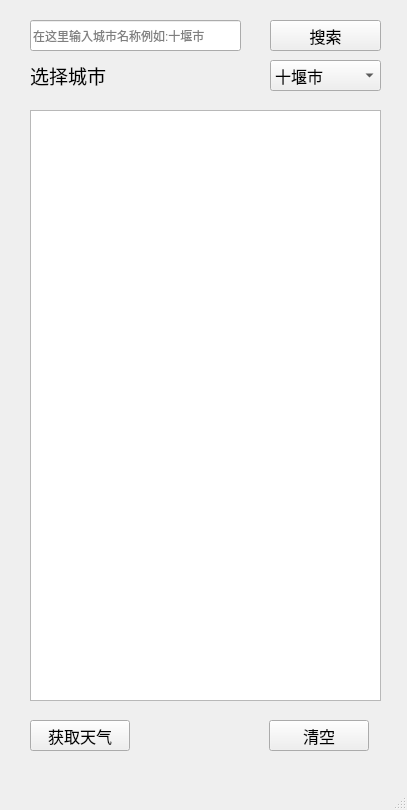
<?xml version="1.0" encoding="UTF-8"?>
<ui version="4.0">
 <class>Weather</class>
 <widget class="QMainWindow" name="Weather">
  <property name="geometry">
   <rect>
    <x>0</x>
    <y>0</y>
    <width>407</width>
    <height>810</height>
   </rect>
  </property>
  <property name="windowTitle">
   <string>阿狸天气(v1.0)</string>
  </property>
  <widget class="QWidget" name="centralwidget">
   <widget class="QTextBrowser" name="textBrowser">
    <property name="geometry">
     <rect>
      <x>30</x>
      <y>110</y>
      <width>351</width>
      <height>591</height>
     </rect>
    </property>
    <property name="font">
     <font>
      <family>宋体</family>
      <pointsize>16</pointsize>
     </font>
    </property>
   </widget>
   <widget class="QLabel" name="label">
    <property name="geometry">
     <rect>
      <x>30</x>
      <y>60</y>
      <width>211</width>
      <height>31</height>
     </rect>
    </property>
    <property name="font">
     <font>
      <pointsize>14</pointsize>
     </font>
    </property>
    <property name="text">
     <string>选择城市</string>
    </property>
   </widget>
   <widget class="QComboBox" name="comboBox">
    <property name="geometry">
     <rect>
      <x>270</x>
      <y>60</y>
      <width>111</width>
      <height>31</height>
     </rect>
    </property>
    <property name="font">
     <font>
      <pointsize>12</pointsize>
     </font>
    </property>
    <item>
     <property name="text">
      <string>十堰市</string>
     </property>
    </item>
    <item>
     <property name="text">
      <string>武汉市</string>
     </property>
    </item>
    <item>
     <property name="text">
      <string>当阳市</string>
     </property>
    </item>
   </widget>
   <widget class="QPushButton" name="pushButtonGetWeather">
    <property name="geometry">
     <rect>
      <x>30</x>
      <y>720</y>
      <width>100</width>
      <height>31</height>
     </rect>
    </property>
    <property name="font">
     <font>
      <pointsize>12</pointsize>
     </font>
    </property>
    <property name="text">
     <string>获取天气</string>
    </property>
   </widget>
   <widget class="QPushButton" name="pushButtonClear">
    <property name="geometry">
     <rect>
      <x>269</x>
      <y>720</y>
      <width>100</width>
      <height>31</height>
     </rect>
    </property>
    <property name="font">
     <font>
      <pointsize>12</pointsize>
     </font>
    </property>
    <property name="text">
     <string>清空</string>
    </property>
   </widget>
   <widget class="QPushButton" name="pushButton">
    <property name="geometry">
     <rect>
      <x>270</x>
      <y>20</y>
      <width>111</width>
      <height>31</height>
     </rect>
    </property>
    <property name="font">
     <font>
      <pointsize>12</pointsize>
     </font>
    </property>
    <property name="text">
     <string>搜索</string>
    </property>
   </widget>
   <widget class="QLineEdit" name="lineEdit">
    <property name="geometry">
     <rect>
      <x>30</x>
      <y>20</y>
      <width>211</width>
      <height>31</height>
     </rect>
    </property>
    <property name="placeholderText">
     <string>在这里输入城市名称例如:十堰市</string>
    </property>
   </widget>
   <zorder>label</zorder>
   <zorder>comboBox</zorder>
   <zorder>pushButtonGetWeather</zorder>
   <zorder>pushButtonClear</zorder>
   <zorder>textBrowser</zorder>
   <zorder>pushButton</zorder>
   <zorder>lineEdit</zorder>
  </widget>
  <widget class="QMenuBar" name="menubar">
   <property name="geometry">
    <rect>
     <x>0</x>
     <y>0</y>
     <width>407</width>
     <height>17</height>
    </rect>
   </property>
  </widget>
  <widget class="QStatusBar" name="statusbar"/>
 </widget>
 <resources/>
 <connections/>
</ui>
